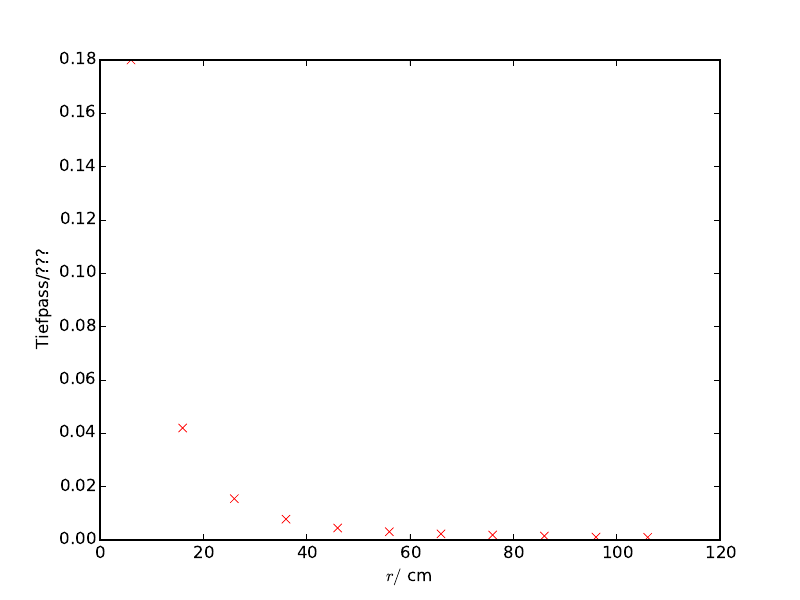

The Python source for this figure:
import numpy as np
import matplotlib.pyplot as plt

r, low, gain = np.genfromtxt('data\data4.txt', unpack = True)

plt.plot(r, low/gain, 'rx')
plt.ylabel('Tiefpass/???')
plt.xlabel('$r /$ cm')
plt.savefig('plot4.pdf')
plt.clf()
